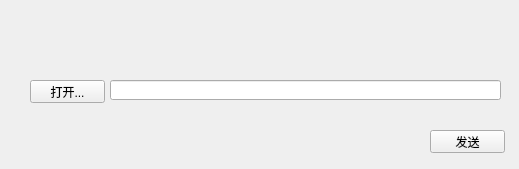
<?xml version="1.0" encoding="UTF-8"?>
<ui version="4.0">
 <class>SendFile</class>
 <widget class="QWidget" name="SendFile">
  <property name="geometry">
   <rect>
    <x>0</x>
    <y>0</y>
    <width>519</width>
    <height>169</height>
   </rect>
  </property>
  <property name="sizePolicy">
   <sizepolicy hsizetype="Fixed" vsizetype="Fixed">
    <horstretch>0</horstretch>
    <verstretch>0</verstretch>
   </sizepolicy>
  </property>
  <property name="minimumSize">
   <size>
    <width>519</width>
    <height>169</height>
   </size>
  </property>
  <property name="maximumSize">
   <size>
    <width>519</width>
    <height>169</height>
   </size>
  </property>
  <property name="windowTitle">
   <string>SendFile</string>
  </property>
  <widget class="QWidget" name="titleWidget" native="true">
   <property name="geometry">
    <rect>
     <x>0</x>
     <y>0</y>
     <width>519</width>
     <height>50</height>
    </rect>
   </property>
   <property name="titleskin" stdset="0">
    <bool>true</bool>
   </property>
  </widget>
  <widget class="QWidget" name="bodyWidget" native="true">
   <property name="geometry">
    <rect>
     <x>0</x>
     <y>50</y>
     <width>519</width>
     <height>119</height>
    </rect>
   </property>
   <property name="bottomskin" stdset="0">
    <bool>true</bool>
   </property>
   <widget class="QPushButton" name="openBtn">
    <property name="geometry">
     <rect>
      <x>30</x>
      <y>30</y>
      <width>75</width>
      <height>23</height>
     </rect>
    </property>
    <property name="text">
     <string>打开...</string>
    </property>
   </widget>
   <widget class="QPushButton" name="sendBtn">
    <property name="geometry">
     <rect>
      <x>430</x>
      <y>80</y>
      <width>75</width>
      <height>23</height>
     </rect>
    </property>
    <property name="text">
     <string>发送</string>
    </property>
   </widget>
   <widget class="QLineEdit" name="lineEdit">
    <property name="geometry">
     <rect>
      <x>110</x>
      <y>30</y>
      <width>391</width>
      <height>20</height>
     </rect>
    </property>
   </widget>
  </widget>
 </widget>
 <layoutdefault spacing="6" margin="11"/>
 <resources/>
 <connections/>
</ui>
